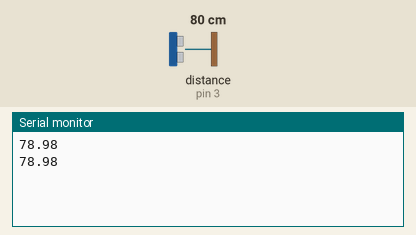
A sketch run on a simulated Arduino Uno, built with avr-gcc and run on an emulated ATmega328P. Parts: the last lines printed to the serial monitor. Wiring (inferred from the names in the program): ultrasonic range finder: trigger pin 2; echo pin 3. The inputs (shaded band) are chosen by the test bench; at power-on: distance to the obstacle (sensor on pin 3) 80 cm. The echo pulse lasts 58.3 µs per cm.

Above: at 2.8 s.
2.9 s: distance to the obstacle (sensor on pin 3) set to 2 cm
At 4.8 s:
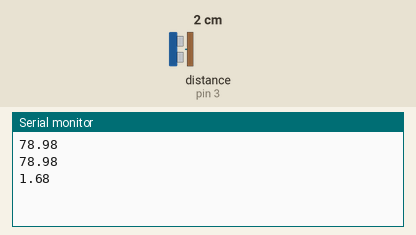
5.6 s: distance to the obstacle (sensor on pin 3) set to 4 cm
At 7.5 s:
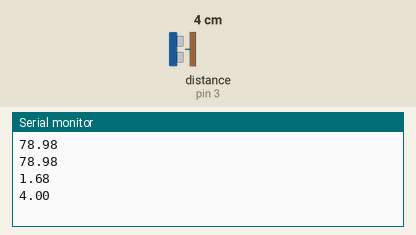
Timing chart, 0 to 9.0 s (numbered marks = the images above; inputs shaded):
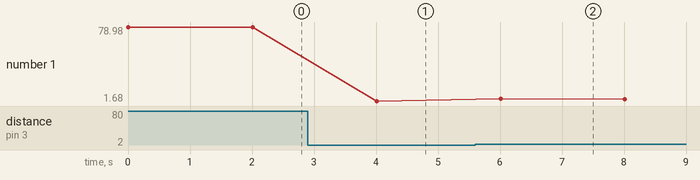

Measured:
- after the input at 2.9 s, the serial monitor: prints a new line after 1.1 s (image 1)
- after the input at 5.6 s, the serial monitor: prints a new line after 0.41 s (image 2)
- plotted number 1: 78.98 → 1.68 after the input at 2.9 s, 1.68 → 3.66 after the input at 5.6 s

The sketch:

arduino_code.ino
```cpp
#define trig 2
#define echo 3
long duration;
float distance;

String values;

String get_ultrasonic_sensor_value(){
  digitalWrite(trig, LOW);
  delayMicroseconds(2);
  digitalWrite(trig, HIGH);
  delayMicroseconds(10);
  digitalWrite(trig, LOW);
  // Reads the echoPin, returns the sound wave travel time in microseconds
  duration = pulseIn(echo, HIGH);
  // Calculating the distance
  distance = duration * 0.034 / 2; // Speed of sound wave divided by 2 (go and back)
  // Displays the distance on the Serial Monitor
  //Serial.print("Distance: ");
  //Serial.print(distance);
  //Serial.println(" cm");
  return String(distance);
}


void setup() {
  pinMode(trig, OUTPUT);
  pinMode(echo, INPUT);

  Serial.begin(9600);
}

void loop() {
  values=get_ultrasonic_sensor_value();  // ADD ALL SENSOR VALUES HERE
  Serial.flush();
  Serial.println(values);
  delay(2000);

}
```
